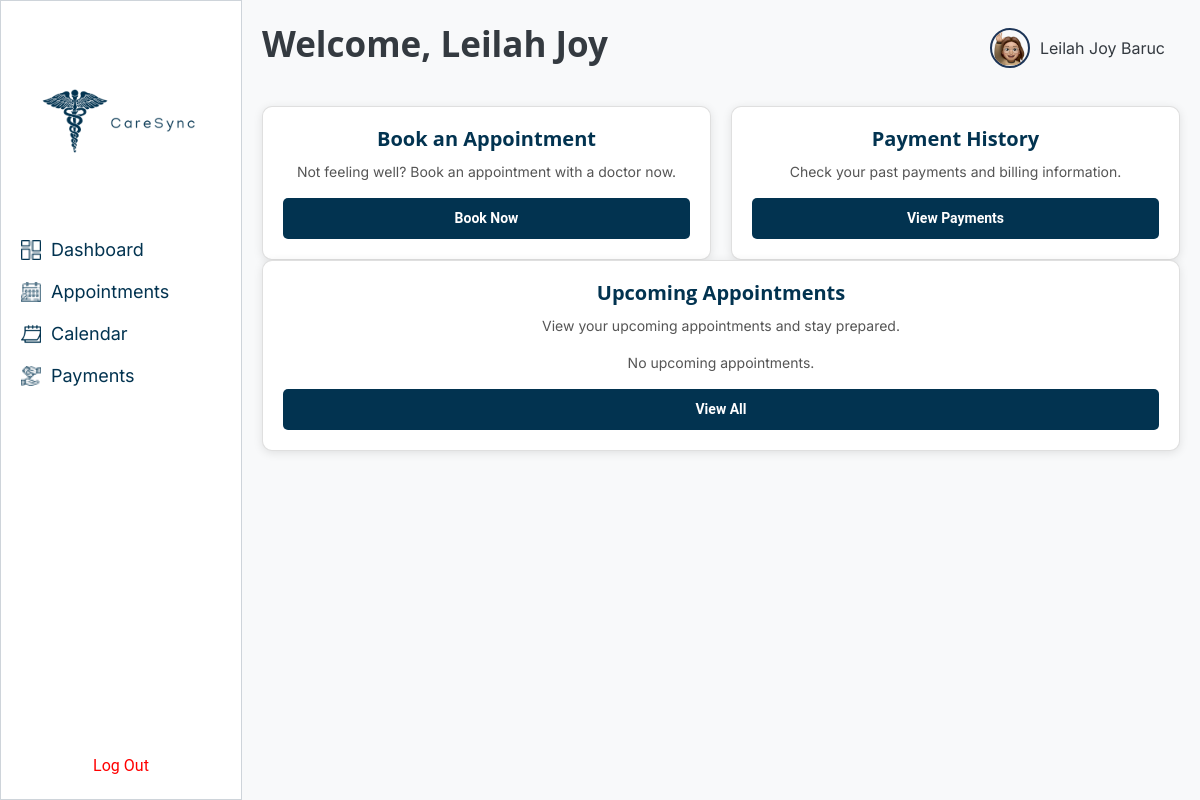
/dashboard/ (signed in), run on the app's committed database.
### patients/models.py (models this page shows, shortened)
class User(AbstractUser):
    email = models.EmailField(unique=True)
    profile_picture = models.ImageField(upload_to='profile_pictures/', blank=True, null=True)

### patients/views.py (the view)
# urls.py: path('dashboard/', views.admin_dashboard, name='dashboard'),
def dashboard(request):
    if request.user.is_authenticated:
        return render(request, 'patients/dashboard.html', {'first_name': request.user.first_name, 'last_name': request.user.last_name})
    else:
        return redirect('login')

### patients/templates/patients/dashboard.html (shortened to what this page needs)
<!DOCTYPE html>
<html lang="en">
<head>
    {% load static %}
    <link href="https://cdn.jsdelivr.net/npm/bootstrap@5.3.0/dist/css/bootstrap.min.css" rel="stylesheet">
    <link rel="stylesheet" href="{% static 'css/theme.css' %}">
</head>
<body style="display: flex; margin: 0; padding: 0; height: 100vh;">
    <div style="width: 250px; background-color: white; padding: 20px; display: flex; flex-direction: column; justify-content: space-between; border: 1px solid #CED4DA; height: 100vh;">
        <div style="text-align: center;">
            <img src="{% static 'img/gallery/logo.png' %}" alt="CareSync Logo" style="width: 200px; height: auto;">
        </div>
        <ul style="list-style: none; padding: 0; margin: 0;">
            <li style="margin: 15px 0; display: flex; align-items: center;">
                <img src="{% static 'img/gallery/dashboard.png' %}" alt="Dashboard Icon" style="width: 20px; height: 20px; margin-right: 10px;">
                <a href="{% url 'dashboard' %}" style="text-decoration: none; color: #023350; font-size: 18px;">Dashboard</a>
            </li>
            <li style="margin: 15px 0; display: flex; align-items: center;">
                <img src="{% static 'img/gallery/appointment-icon.png' %}" alt="Appointments Icon" style="width: 20px; height: 20px; margin-right: 10px;">
                <a href="{% url 'appointments:appointment_history' %}" style="text-decoration: none; color: #023350; font-size: 18px;">Appointments</a>
            </li>
            <li style="margin: 15px 0; display: flex; align-items: center;">
                <img src="{% static 'img/gallery/calendar-icon.png' %}" alt="Calendar Icon" style="width: 20px; height: 20px; margin-right: 10px;">
                <a href="{% url 'appointments:calendar' %}" style="text-decoration: none; color: #023350; font-size: 18px;">Calendar</a>
            </li>
            <li style="margin: 15px 0; display: flex; align-items: center;">
                <img src="{% static 'img/gallery/payment-method.png' %}" alt="Payments Icon" style="width: 20px; height: 20px; margin-right: 10px;">
                <a href="{% url 'appointments:credit_card' %}" style="text-decoration: none; color: #023350; font-size: 18px;">Payments</a>
            </li>
        </ul>
        <div style="text-align: center; margin-top: auto;">
            <form method="POST" action="{% url 'logout' %}">
                <button type="submit" style="color: red; background: none; border: none; cursor: pointer;">Log Out</button>
            </form>
        </div>
    </div>
    <div class="main-content">
        <div class="dashboard-header">
            <h1>Welcome, {{ first_name }}</h1>
            <a href="{% url 'profile' %}" class="profile-link">
                {% if user.profile_picture %}
                    <img src="{{ user.profile_picture.url }}" alt="Profile Icon">
                {% else %}
                    <img src="{% static 'img/gallery/person_logo.png' %}" alt="Default Profile Icon">
                {% endif %}
                {{ user.first_name }} {{ user.last_name }}
            </a>
        </div>
        <div class="cards">
            <div class="card">
                <h3>Book an Appointment</h3>
                <p>Not feeling well? Book an appointment with a doctor now.</p>
                <a href="{% url 'appointments:choose_your_doctor' %}" class="btn btn-primary">Book Now</a>
            </div>
            <div class="card">
                <h3>Payment History</h3>
                <p>Check your past payments and billing information.</p>
                <a href="{% url 'appointments:credit_card' %}" class="btn btn-primary">View Payments</a>
            </div>
        </div>
        <div class="card">
            <h3>Upcoming Appointments</h3>
            <p>View your upcoming appointments and stay prepared.</p>
            {% if upcoming_appointments %}
                <ul style="list-style: none; padding: 0;">
                    {% for appointment in upcoming_appointments %}
                        <li style="margin-bottom: 10px; padding: 10px; border: 1px solid #CED4DA; border-radius: 5px; background-color: #fff;">
                            <strong>{{ appointment.doctor.name }}</strong><br>
                            <span>{{ appointment.appointment_date|date:"d.m.Y - H:i" }}</span><br>
                            <span>{{ appointment.reason }}</span>
                        </li>
                    {% endfor %}
                </ul>
            {% else %}
                <p>No upcoming appointments.</p>
            {% endif %}
            <a href="{% url 'appointments:appointment_history' %}" class="btn btn-primary">View All</a>
        </div>
    </div>
</body>
</html>

### patients/templates/patients/dashboard.html (style rules this page uses)
body { font-family: 'Inter', sans-serif; background-color: #f8f9fa; margin: 0; padding: 0; }
.main-content { padding: 20px; width: 100%; }
h1, h2 { color: #343a40; font-weight: bold; }
.dashboard-header { display: flex; justify-content: space-between; align-items: center; margin-bottom: 30px; }
.dashboard-header h1 { font-size: 35px; }
.profile-link { display: flex; align-items: center; text-decoration: none; font-size: 16px; color: #343a40; padding: 8px 15px; border-radius: 5px; }
.profile-link img { margin-right: 10px; width: 40px; height: 40px; border-radius: 50%; object-fit: cover; border: 2px solid #1D3557; }
.cards { display: grid; grid-template-columns: repeat(auto-fit, minmax(250px, 1fr)); gap: 20px; }
.card { background: #fff; border-radius: 10px; box-shadow: 0 2px 10px rgba(0, 0, 0, 0.1); padding: 20px; text-align: center; }
.card h3 { font-size: 20px; margin-bottom: 10px; color: #023350; }
.card p { font-size: 14px; color: #555; }
.btn-primary { background-color: #023350; border: none; padding: 10px 20px; font-size: 14px; font-weight: bold; border-radius: 5px; transition: background-color 0.3s; }

### data on the page
User: first_name "Leilah Joy", profile_picture (picture), last_name "Baruc"
